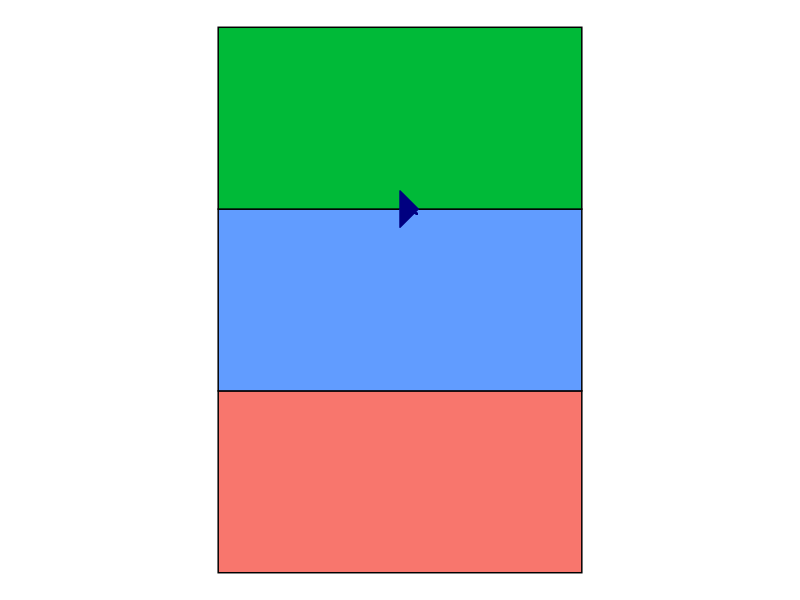
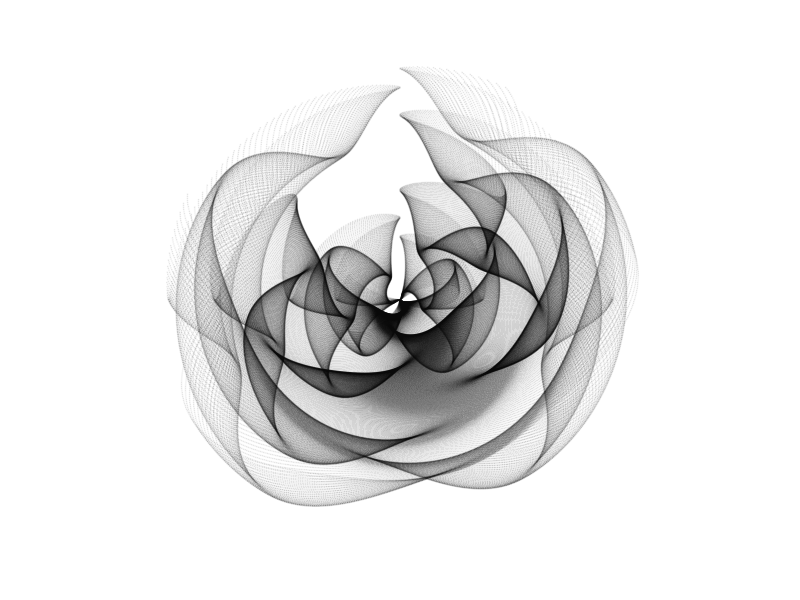
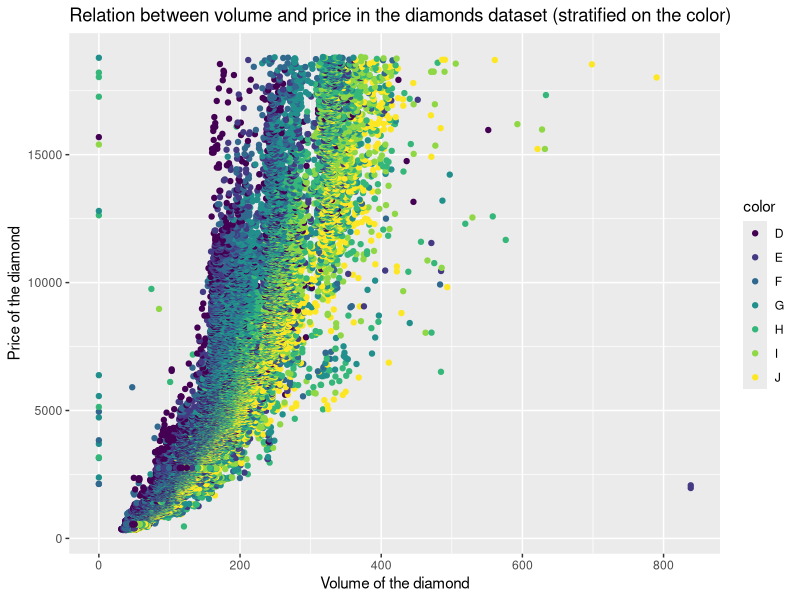

R code for these plots, in order:
## ---- chunk 1
library(tidyverse)

b <- 2
a <- b*7
## ---- chunk 2
"Sub is the best captain" |> 
  print()
## ---- chunk 3
# Load tidyverse
library(tidyverse)

# Define colors
saffron <- "#FF9933"
white <- "#FFFFFF"
green <- "#138808"
navy_blue <- "#000080"

# Create a dataframe to define layers for colors
flag <- data.frame(
  xmin = c(0, 0, 0),
  xmax = c(10, 10, 10),
  ymin = c(0, 5, 10),
  ymax = c(5, 10, 15),
  color = c(green, white, saffron)
)

# Basic plot
p <- ggplot() +
  geom_rect(data = flag, 
            aes(xmin = xmin, xmax = xmax, ymin = ymin, ymax = ymax, fill = color),
            color = "black") +
  coord_fixed(ratio = 1) +
  theme_void() +
  theme(legend.position = "none")

# Adding the Ashoka Chakra
p <- p + 
  geom_polygon(data = data.frame(x = c(5, 5.5, 5), y = c(10, 10, 10.5)), 
               aes(x, y), 
               fill = navy_blue,
               color = navy_blue) +
  geom_polygon(data = data.frame(x = c(5, 5.5, 5), y = c(10, 10, 9.5)), 
               aes(x, y), 
               fill = navy_blue,
               color = navy_blue)

# 24 spokes in the Chakra
for(angle in seq(0, 360-15, by = 15)){
  x = 5 + 0.5 * cos(angle * pi / 180)
  y = 10 + 0.5 * sin(angle * pi / 180)
  
  p <- p + geom_line(aes(x = c(5, x), y = c(10, y)), color = navy_blue)
}

# Display flag
print(p)

## ---- chunk 4

#| echo: false

library(tidyverse)

list5 <- c("Subh", "Emmanuel", "Chuang", "Reka", "Adomas")

list5
## ---- chunk 5
library(tidyverse)

xy <- seq(from = -3,
          to = 3, 
          by = 0.01)
expand.grid(x = xy,
            y = xy) |>
  ggplot(
    mapping = aes(
      x = (1 - x - sin(y^2)),
      y = (1 + y - cos(x^2)))) +
  geom_point(alpha = 0.05,
             shape = 20,
             size = 0) +
  theme_void() +
  coord_polar()

xy

#f
## ---- chunk 6
diamonds |> 
	filter(x*y*z<1000) |> 
	ggplot(aes(x=x*y*z, y=price)) + 
	geom_point(aes(color=color)) +
	labs(title="Relation between volume and price in the diamonds dataset (stratified on the color)", x="Volume of the diamond", y="Price of the diamond")
